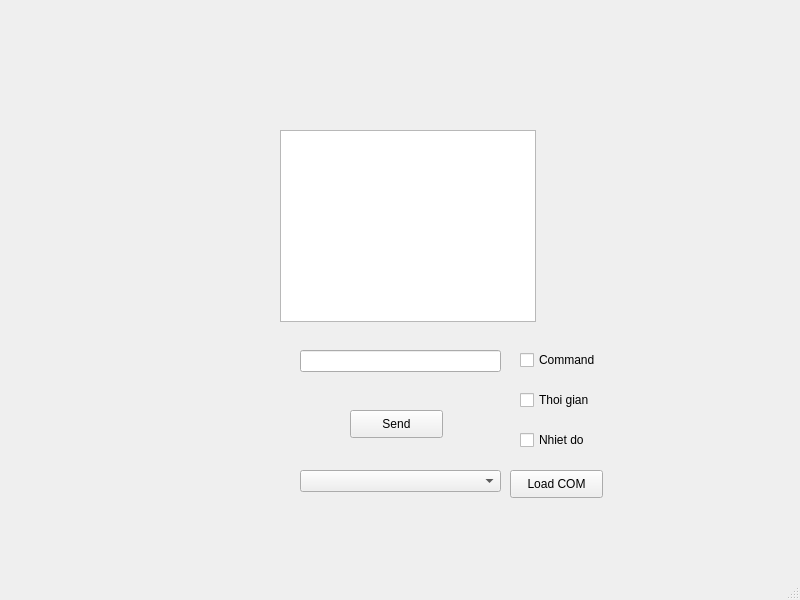
<?xml version="1.0" encoding="UTF-8"?>
<ui version="4.0">
 <class>MainWindow</class>
 <widget class="QMainWindow" name="MainWindow">
  <property name="geometry">
   <rect>
    <x>0</x>
    <y>0</y>
    <width>800</width>
    <height>600</height>
   </rect>
  </property>
  <property name="windowTitle">
   <string>MainWindow</string>
  </property>
  <widget class="QWidget" name="centralwidget">
   <widget class="QLineEdit" name="lineEdit">
    <property name="geometry">
     <rect>
      <x>300</x>
      <y>350</y>
      <width>201</width>
      <height>22</height>
     </rect>
    </property>
   </widget>
   <widget class="QPushButton" name="pushButton">
    <property name="geometry">
     <rect>
      <x>350</x>
      <y>410</y>
      <width>93</width>
      <height>28</height>
     </rect>
    </property>
    <property name="text">
     <string>Send</string>
    </property>
   </widget>
   <widget class="QComboBox" name="comboBox">
    <property name="geometry">
     <rect>
      <x>300</x>
      <y>470</y>
      <width>201</width>
      <height>22</height>
     </rect>
    </property>
   </widget>
   <widget class="QPushButton" name="pushButton_2">
    <property name="geometry">
     <rect>
      <x>510</x>
      <y>470</y>
      <width>93</width>
      <height>28</height>
     </rect>
    </property>
    <property name="text">
     <string>Load COM</string>
    </property>
   </widget>
   <widget class="QTextBrowser" name="textBrowser">
    <property name="geometry">
     <rect>
      <x>280</x>
      <y>130</y>
      <width>256</width>
      <height>192</height>
     </rect>
    </property>
   </widget>
   <widget class="QCheckBox" name="box_command">
    <property name="geometry">
     <rect>
      <x>520</x>
      <y>350</y>
      <width>81</width>
      <height>20</height>
     </rect>
    </property>
    <property name="text">
     <string>Command</string>
    </property>
   </widget>
   <widget class="QCheckBox" name="box_thoigian">
    <property name="geometry">
     <rect>
      <x>520</x>
      <y>390</y>
      <width>81</width>
      <height>20</height>
     </rect>
    </property>
    <property name="text">
     <string>Thoi gian</string>
    </property>
   </widget>
   <widget class="QCheckBox" name="box_nhietdo">
    <property name="geometry">
     <rect>
      <x>520</x>
      <y>430</y>
      <width>81</width>
      <height>20</height>
     </rect>
    </property>
    <property name="text">
     <string>Nhiet do</string>
    </property>
   </widget>
  </widget>
  <widget class="QMenuBar" name="menubar">
   <property name="geometry">
    <rect>
     <x>0</x>
     <y>0</y>
     <width>800</width>
     <height>26</height>
    </rect>
   </property>
  </widget>
  <widget class="QStatusBar" name="statusbar"/>
 </widget>
 <resources/>
 <connections/>
</ui>
